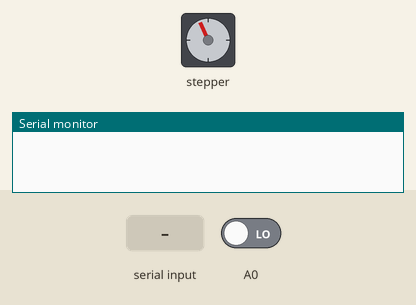
This sketch was run on a simulated Arduino Uno, built with avr-gcc and run on an emulated ATmega328P. Parts: stepper motor, the last lines printed to the serial monitor. The inputs (shaded band) are chosen by the test bench; at power-on: A0 LOW. Stepper angles assume 256 steps per turn.

Above: at 0.8 s.
0.9 s: A0 driven HIGH
2.4 s: "r" received over Serial
At 3.3 s:
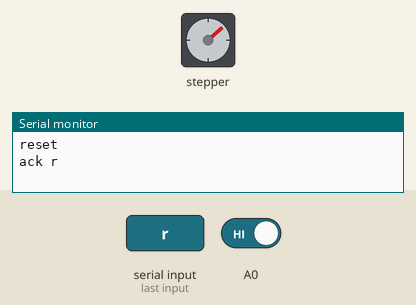
4.0 s: "r" received over Serial
At 4.5 s:
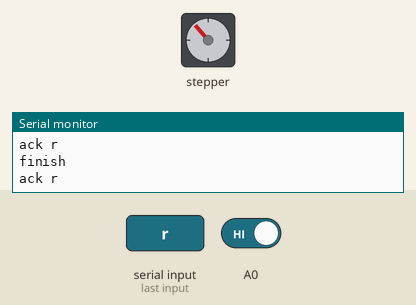
5.6 s: "l" received over Serial
At 6.9 s:
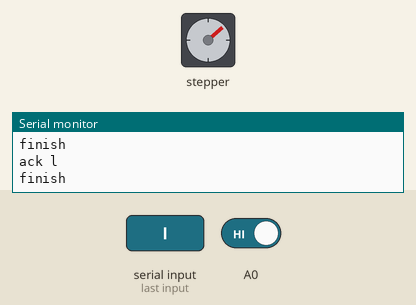
Timing chart, 0 to 8.1 s (numbered marks = the images above; inputs shaded):
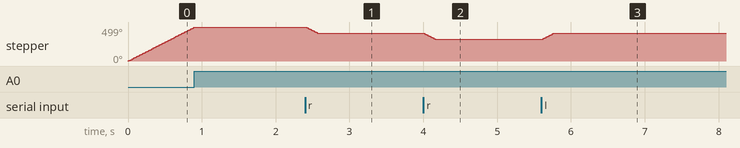

The sketch:

PruebaMontaje3Dv1_2.ino
```cpp
//#define WITH_LCD
#define WITH_MOTOR

#ifdef WITH_LCD
#include <LiquidCrystal_I2C.h>
LiquidCrystal_I2C lcd(0x27, 20, 4);
#endif

#ifdef WITH_MOTOR
#include <AFMotor.h>
#define PASOS_POR_VUELTA 256
#define PASOS_POR_MOVIMIENTO PASOS_POR_VUELTA/20
/*
  El primer parametro son la cantidad de pasos por vuelta 256
*/
AF_Stepper motor(PASOS_POR_VUELTA, 2);
#endif

enum serialStates {
  RESET = 0,
  READING
};

enum moveStates {
  READY = 0,
  MOVING,
  FINISH
};

enum moveOrders {
  NOT = 0,
  RIGHT,
  LEFT,
  TO_ZERO
};


serialStates serialState = RESET;
moveStates moveState = READY;

void setup()
{
#ifdef WITH_LCD
  lcd.init();
  lcd.backlight();
  lcd.clear();
  lcd.print("Inicializando..");
  delay(1000);
#endif


#ifdef WITH_MOTOR
  motor.setSpeed(100);
  //Cantidad de pasos, Direccion y Modo
  while ( !digitalRead(A0) )
  {
    motor.step(5, FORWARD, SINGLE);
  }
#endif

  Serial.begin(9600);
}

void loop()
{
  moveOrders order = serialStateMachine();
  moveStateMachine(order);
}


moveOrders serialStateMachine() {
  moveOrders order = NOT;
  switch (serialState) {
    case RESET: {
        Serial.println("reset");
        serialState = READING;

#ifdef WITH_LCD
        lcd.clear();
        lcd.setCursor(0, 0);
        lcd.print("Reading:");
        lcd.setCursor(0, 1);
#endif

      } break;
    case READING: {
        if (Serial.available() > 0) {
          // read all the available characters
          char message = Serial.read();
          if (message == 'r') {
            order = RIGHT;
            Serial.println("ack r");
          } else if (message == 'l') {
            order = LEFT;
            Serial.println("ack l");
          } else if (message == 'z') {
            order = TO_ZERO;
            Serial.println("ack z");
          } else {
            Serial.println("Unknow");
          }

#ifdef WITH_LCD
          lcd.write(message);
#endif
        }
      } break;
    default:
      // statements
      break;
  }
  return order;
}

void moveStateMachine(moveOrders order) {
  static int steps;
  switch (moveState) {
    case READY: {
        if (order != NOT) {
          String sDir = "to right";
          if (order == TO_ZERO) {
            sDir = "to zero";
            while ( !digitalRead(A0) )
            {
              motor.step(5, FORWARD, SINGLE);
            }
            moveState = MOVING;
          } else if (order == LEFT) {
            sDir = "to left";
            moveState = MOVING;
            motor.step(64, FORWARD, SINGLE);
            delay(1000);
          } else if (order == RIGHT) {
            sDir = "to righ";
            moveState = MOVING;
            motor.step(64, BACKWARD, SINGLE);
            delay(1000);
          }
#ifdef WITH_LCD
          lcd.clear();
          lcd.setCursor(0, 0);
          lcd.print("Moving:" + sDir);
#endif
        }
      } break;
    case MOVING: {
        moveState = FINISH;
      } break;
    case FINISH: {
        Serial.println("finish");
#ifdef WITH_LCD
        lcd.clear();
        lcd.setCursor(0, 0);
        lcd.print("Reading:");
#endif
        moveState = READY;
      } break;
    default:
      // statements
      break;
  }
}
```

Measured:
- after the input at 2.4 s, stepper: turns 90° counter-clockwise in 0.16 s, starting at once
- after the input at 4.0 s, stepper: turns 90° counter-clockwise in 0.16 s, starting at once
- after the input at 5.6 s, stepper: turns 90° clockwise in 0.16 s, starting at once
